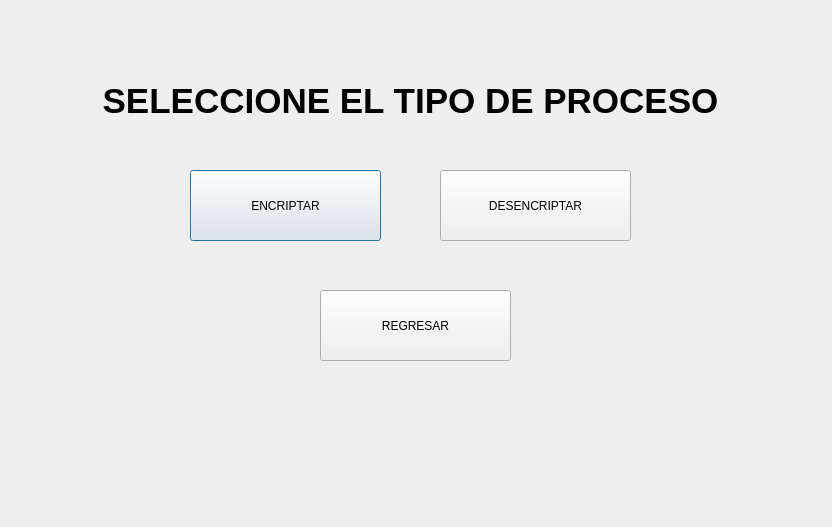
<?xml version="1.0" encoding="UTF-8"?>
<ui version="4.0">
 <class>frmaccion</class>
 <widget class="QDialog" name="frmaccion">
  <property name="geometry">
   <rect>
    <x>0</x>
    <y>0</y>
    <width>832</width>
    <height>527</height>
   </rect>
  </property>
  <property name="windowTitle">
   <string>Dialog</string>
  </property>
  <widget class="QLabel" name="label">
   <property name="geometry">
    <rect>
     <x>-30</x>
     <y>70</y>
     <width>881</width>
     <height>61</height>
    </rect>
   </property>
   <property name="font">
    <font>
     <pointsize>26</pointsize>
     <bold>true</bold>
    </font>
   </property>
   <property name="text">
    <string>SELECCIONE EL TIPO DE PROCESO</string>
   </property>
   <property name="alignment">
    <set>Qt::AlignmentFlag::AlignCenter</set>
   </property>
  </widget>
  <widget class="QPushButton" name="pushButton">
   <property name="geometry">
    <rect>
     <x>190</x>
     <y>170</y>
     <width>191</width>
     <height>71</height>
    </rect>
   </property>
   <property name="text">
    <string>ENCRIPTAR</string>
   </property>
  </widget>
  <widget class="QPushButton" name="pushButton_2">
   <property name="geometry">
    <rect>
     <x>440</x>
     <y>170</y>
     <width>191</width>
     <height>71</height>
    </rect>
   </property>
   <property name="text">
    <string>DESENCRIPTAR</string>
   </property>
  </widget>
  <widget class="QPushButton" name="pushButton_3">
   <property name="geometry">
    <rect>
     <x>320</x>
     <y>290</y>
     <width>191</width>
     <height>71</height>
    </rect>
   </property>
   <property name="text">
    <string>REGRESAR</string>
   </property>
  </widget>
 </widget>
 <resources/>
 <connections/>
</ui>
